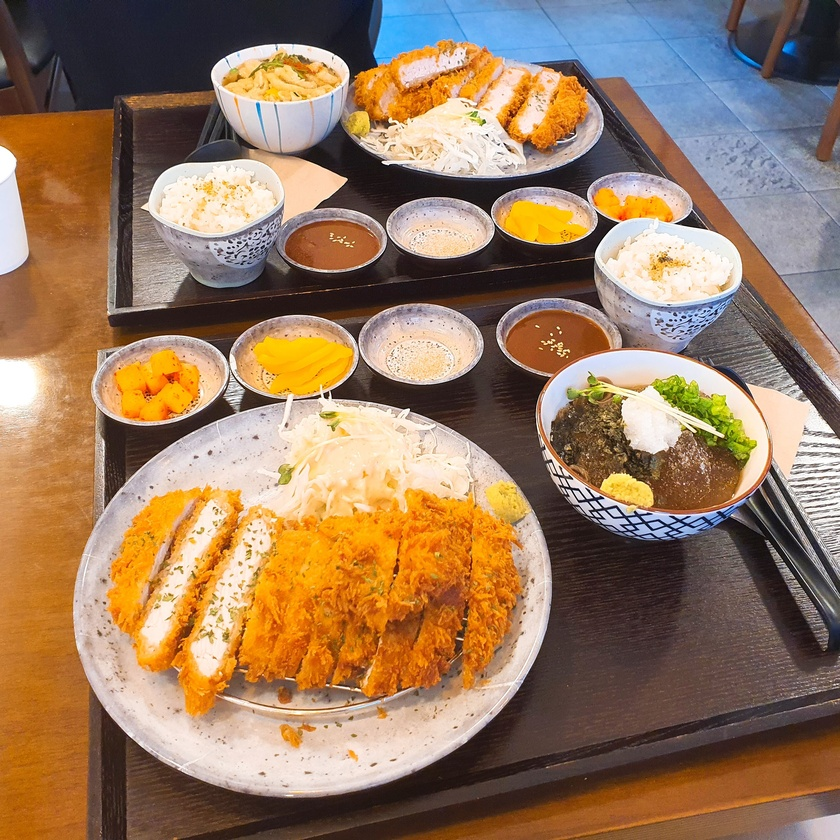
#> input picture Images/tonkatsu.jpg, 840 x 840 px, shrunk from 3024 x 3024 before the run
$ python 6_bgr2gray.py
#> lines starting #> are read from the running program, lines starting #| are printed output that depends on the picture
import cv2
import numpy as np

img = cv2.imread('../../Images/tonkatsu.jpg')
#> img is the input picture: shape (840, 840, 3); mean B, G, R 95.6, 122.1, 151.8
img2 = img.astype(np.uint16)
b, g, r = cv2.split(img2)
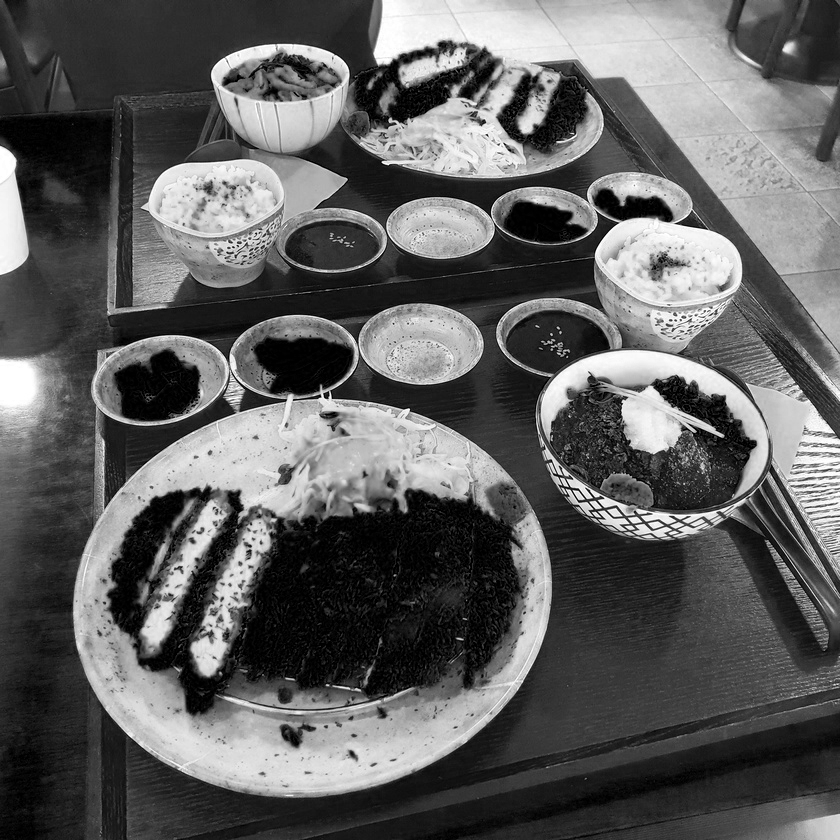
#> b: shape (840, 840) uint16; min 0, max 255, mean 95.6
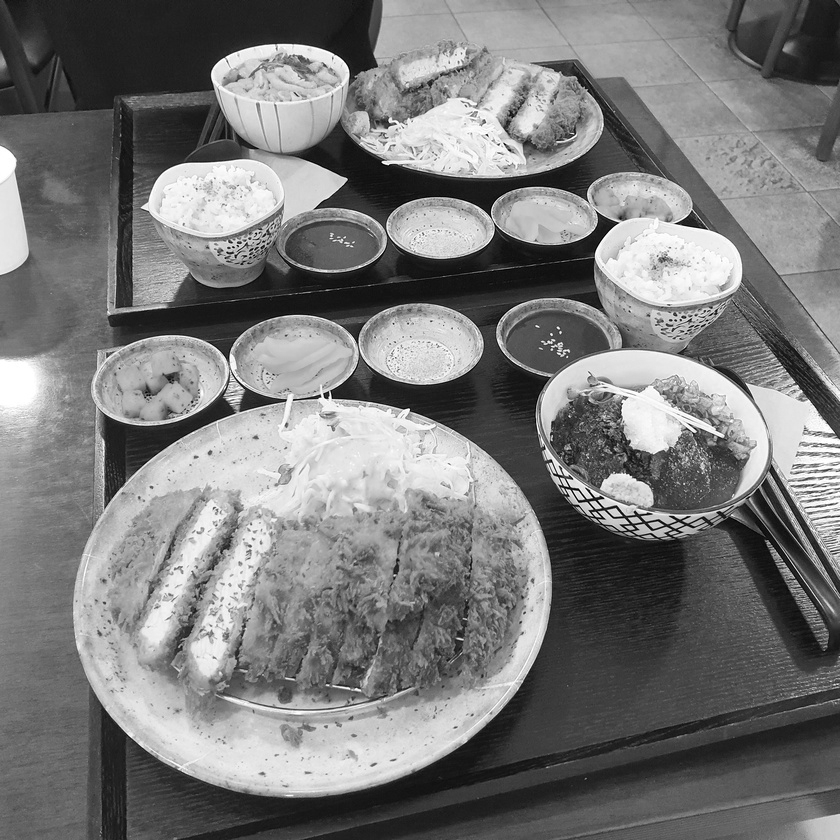
#> g: shape (840, 840) uint16; min 0, max 255, mean 122.1
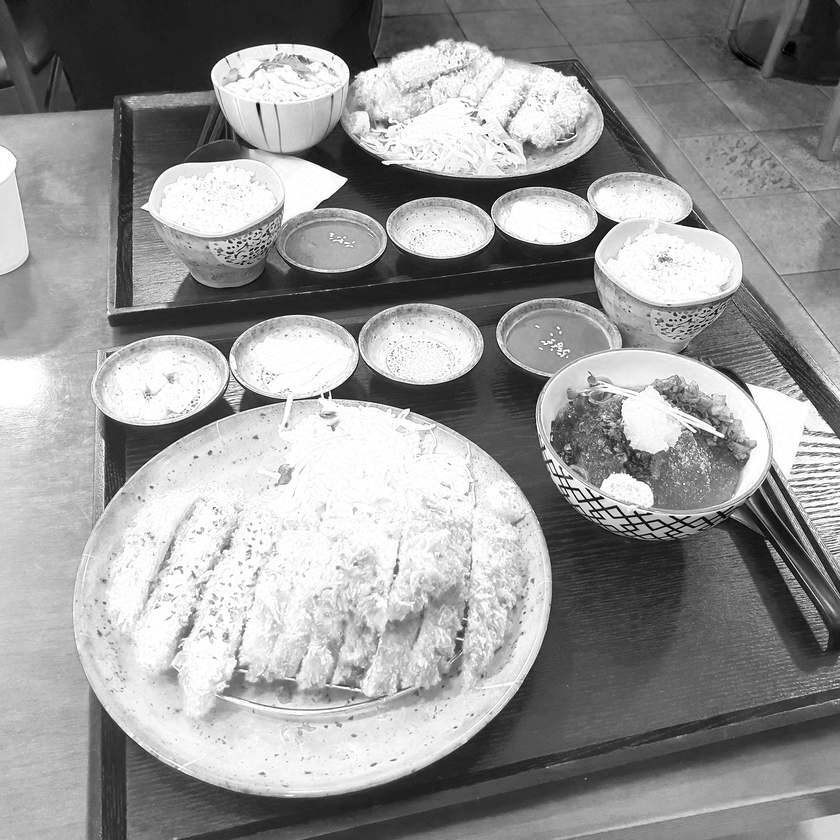
#> r: shape (840, 840) uint16; min 0, max 255, mean 151.8
gray1 = ((b + g + r)/3).astype(np.uint8)
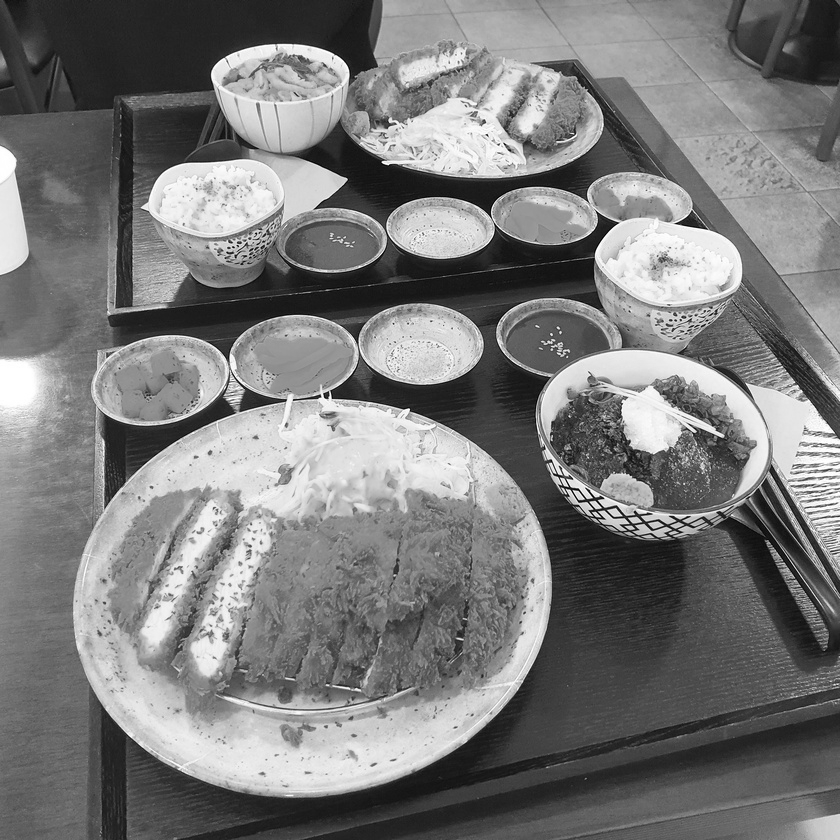
#> gray1: shape (840, 840); min 0, max 255, mean 122.8
gray2 = cv2.cvtColor(img, cv2.COLOR_BGR2GRAY)
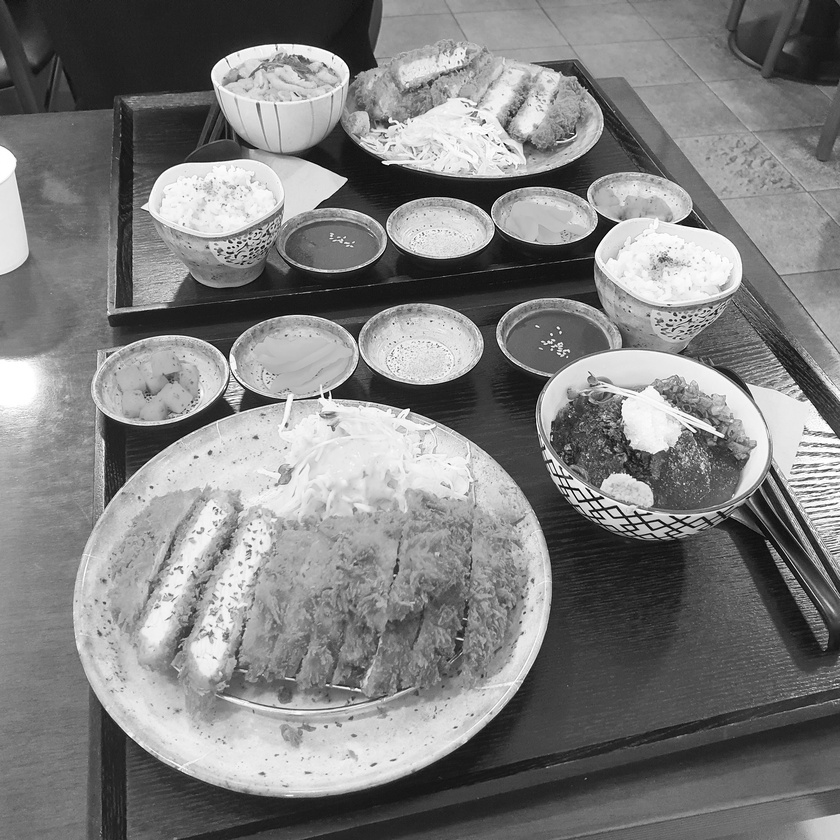
#> gray2: shape (840, 840); min 0, max 255, mean 128

cv2.imshow('original', img)
cv2.imshow('gray1', gray1)
cv2.imshow('gray2', gray2)

cv2.waitKey(0)
cv2.destroyAllWindows()

$ run again, with Images/airballoon.jpg copied over Images/tonkatsu.jpg
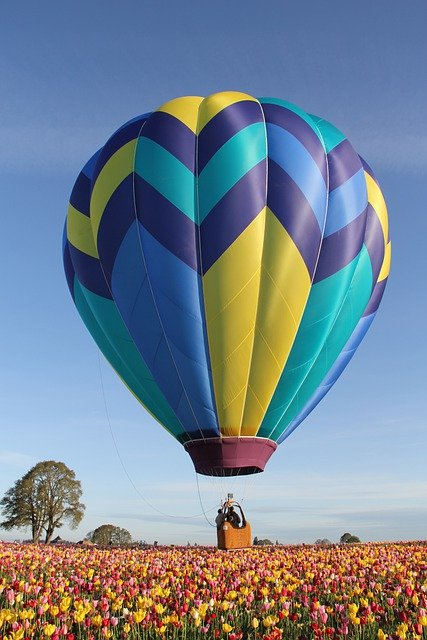
#> input picture Images/airballoon.jpg, 427 x 640 px
#> img is the input picture: shape (640, 427, 3); mean B, G, R 146.1, 131.7, 116.3
#> `b, g, r = cv2.split(img2)`:
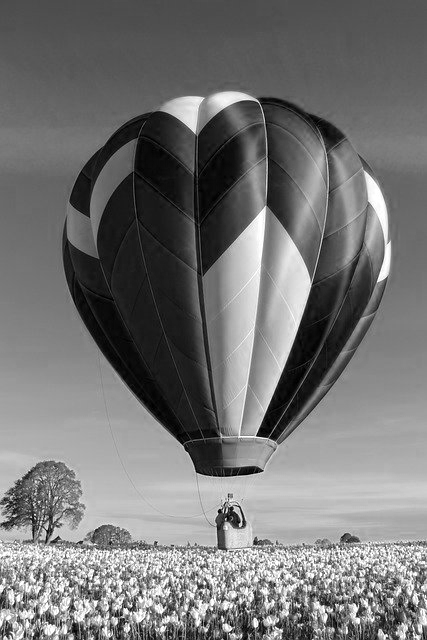
#> r: shape (640, 427) uint16; min 0, max 255, mean 116.3
#> `gray2 = cv2.cvtColor(img, cv2.COLOR_BGR2GRAY)`:
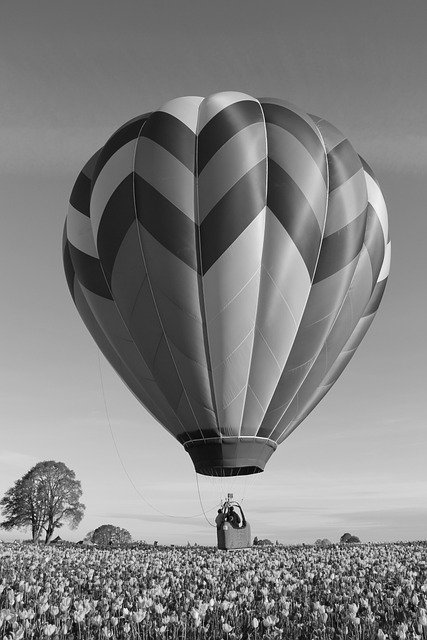
#> gray2: shape (640, 427); min 0, max 255, mean 128.7
